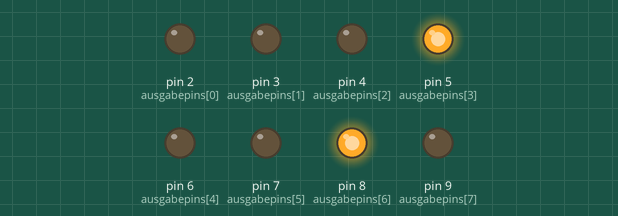
Recording of a sketch running on a simulated Arduino Uno, built with avr-gcc and run on an emulated ATmega328P. On the bench: output pins drawn as LEDs (lit = HIGH).

Above: at 0.1 s.
At 2.1 s:
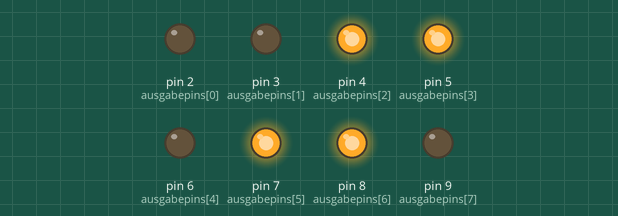
At 6.1 s:
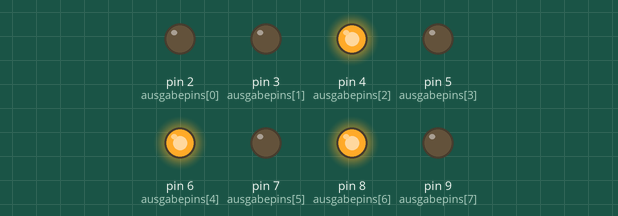
At 10.1 s:
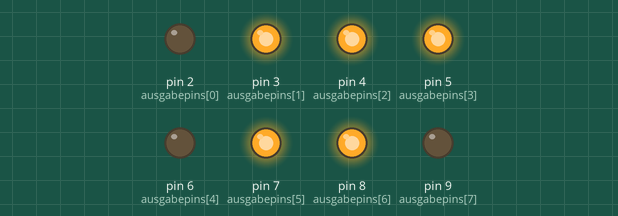
At 14.1 s:
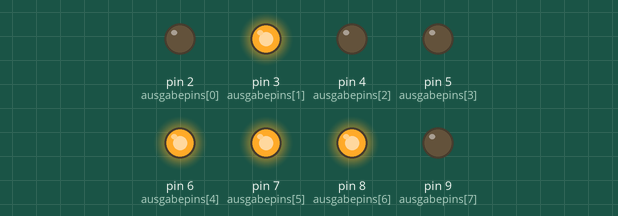
At 19.1 s:
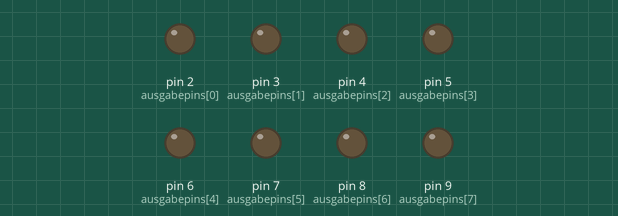
Timing chart, 0 to 20.6 s (numbered marks = the images above):
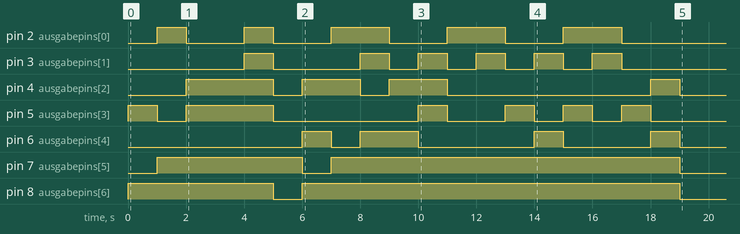

The sketch:

modul_4_code_sender.ino
```cpp
int ausgabepins[] = {2, 3, 4, 5, 6, 7, 8, 9};
int takt = 1;
char nachricht[] = "Hallo Testnachricht";

void setup() {
  for(int i = 0; i < 8; i++) {
    pinMode(ausgabepins[i], OUTPUT);
  }

  for(int i = 0; i < sizeof(nachricht) - 1; i++) {
    for(int j = 0; j < 8; j++) {
      digitalWrite(ausgabepins[j], bitRead(nachricht[i], j));
    }
    delay(takt * 1000);
  }

  for(int j = 0; j < 8; j++) {
    digitalWrite(ausgabepins[j], LOW);
  }
}

void loop() {
}
```
